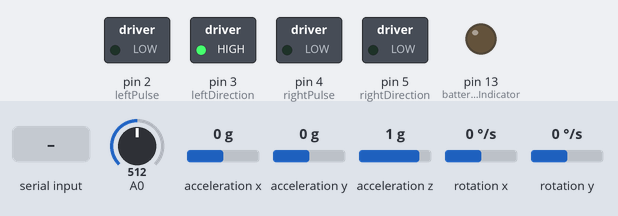
Recording of a sketch running on a simulated Arduino Uno, built with avr-gcc and run on an emulated ATmega328P. Shown: switched loads named in the sketch (green lamp = pin HIGH), output pins drawn as LEDs (lit = HIGH). Wiring (inferred from the names in the program): MPU-6050 motion sensor at I2C address 0x68. Inputs (shaded band) come from the test bench; at power-on: A0 = 512, acceleration x 0 g, acceleration y 0 g, acceleration z 1 g, rotation x 0 °/s, rotation y 0 °/s. What the sketch prints to the serial monitor is not drawn.

Above: at 4.5 s.
4.6 s: A0 set to 639
6.1 s: A0 set to 664
At 6.7 s:
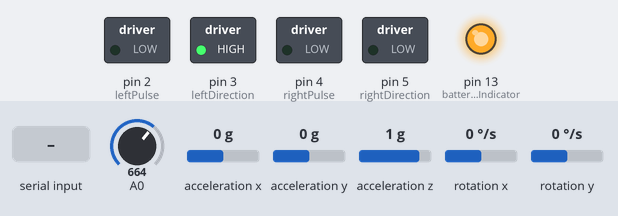
7.6 s: byte 30 received over Serial
At 7.76 s:
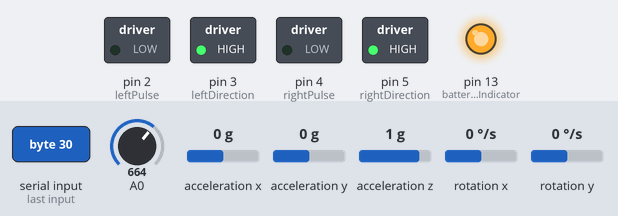
9.4 s: byte 90 received over Serial
At 10.3 s:
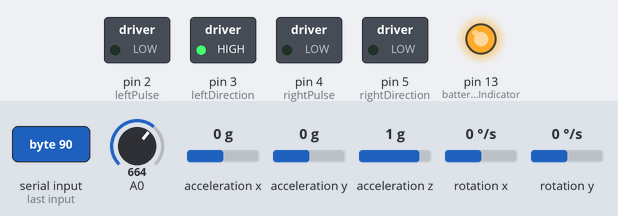
Timing chart, 0 to 12.2 s (numbered marks = the images above; inputs shaded):
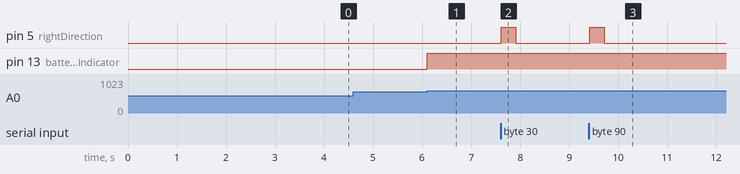

Measured:
- the behaviour switches between 655 and 656 on A0 (found by bisection; images 0 and 1)
- after the input at 4.6 s, every drawn part: stays the same
- after the input at 6.1 s, pin 13 (batteryLowIndicator): LOW → HIGH at once
- after the input at 7.6 s, pin 5 (rightDirection): LOW → HIGH at once, → LOW 0.30 s later
- after the input at 9.4 s, pin 5 (rightDirection): LOW → HIGH at once, → LOW 0.30 s later

The sketch:

SkaterBot.ino
```cpp
// (licence header left out)
//
//  SkaterBot
//

#include "MPU.h"
#include "PID.h"

// Pins
#define batteryLowIndicator 13
#define leftPulse           2
#define leftDirection       3
#define rightPulse          4
#define rightDirection      5

// PID Paramaters
#define pidP      15
#define pidI      1.5
#define pidD      2
#define pidDB     5
#define pidOPMin  -400
#define pidOPMax  400

// Dynamic Paramaters
float turnSpeed = 30;
float maxSpeed = 150;

// State Engine
int robotState;
#define Starting  0
#define Balancing 1

// Battery Monitoring
int   batteryVoltage;
bool  lowBattery;

// Bluetooth Comms
byte  receivedByte;
int   receivedCounter;

// Loop Timing
unsigned long loopTimer;
unsigned long reportCounter;

// Control Variables
float angle;
float outputLeft;
float outputRight;

int leftMotor;
int throttleLeftMotor;
int throttleCounterLeftMotor;
int throttleLeftMotorMemory;

int rightMotor;
int throttleRightMotor;
int throttleCounterRightMotor;
int throttleRightMotorMemory;

// Class Instances
MPU mpu(0x68);          // MPU-6050 I2C address (0x68 or 0x69)
PID pid;

//******************
// SETUP
//******************

void setup() {

  Serial.begin(9600);           //Start the serial port at 9600 bps

    pinMode(batteryLowIndicator, OUTPUT);
    pinMode(leftPulse, OUTPUT);
    pinMode(leftDirection, OUTPUT);
    pinMode(rightPulse, OUTPUT);
    pinMode(rightDirection, OUTPUT);

  //To create a variable pulse for controlling the stepper motors a timer is created that will execute a piece of code (subroutine) every 20us
  //This subroutine is called TIMER2_COMPA_vect
  TCCR2A = 0;                                                               //Make sure that the TCCR2A register is set to zero
  TCCR2B = 0;                                                               //Make sure that the TCCR2A register is set to zero
  TIMSK2 |= (1 << OCIE2A);                                                  //Set the interupt enable bit OCIE2A in the TIMSK2 register
  TCCR2B |= (1 << CS21);                                                    //Set the CS21 bit in the TCCRB register to set the prescaler to 8
  OCR2A = 39;                                                               //The compare register is set to 39 => 20us / (1s / (16.000.000MHz / 8)) - 1
  TCCR2A |= (1 << WGM21);                                                   //Set counter 2 to CTC (clear timer on compare) mode

  // Setup PID
  pid.reset();
  pid.setTuningParameters(pidP, pidI, pidD);
  pid.setDeadband(pidDB);
  pid.setOutputLimited(pidOPMin, pidOPMax);

  // Initialise the MPU
  mpu.initialise();

  // get calibration values
  mpu.getGyroCalibrationValues();

  robotState = Starting;
  loopTimer = micros() + 4000;
}


//******************
// LOOP
//******************

void loop() {

  if (Serial.available()) {
    receivedByte = Serial.read();
    receivedCounter = 0;
  }

  if (receivedCounter <= 25) {
    receivedCounter++;
  }
  else {
    receivedByte = 0x00;
  }

  batteryVoltage = map(analogRead(0),0,1023,0,1250);

  if (batteryVoltage < 1070 && batteryVoltage > 1050) {
    Serial.print("Battery Warning");
  }

  if (batteryVoltage < 1050 && batteryVoltage > 800) {
    digitalWrite(batteryLowIndicator, HIGH);
    lowBattery = true;
    Serial.print("Battery Low");
  }

  // State Machine
  switch (robotState) {
    case Starting:
    {
      angle = mpu.getAccelAngle();
      if (angle > -0.5 && angle < 0.5) {
        mpu.setTiltAngle(angle);
        robotState = Balancing;

      }
      break;
    }
    case Balancing:
    {
      angle = mpu.getTiltAngle();
      if (angle > 30 || angle < -30 || lowBattery) {
        robotState = Starting;
        pid.reset();
      }
      else {
        // Process PID
        pid.processVariable = angle;
        pid.calculate();
      }
      break;
    }
  }

  // Calculate control signals
  outputLeft = pid.output;
  outputRight = pid.output;

  // Turn Left
  if (receivedByte & 0b00000010) {
    outputLeft += turnSpeed;
    outputRight -= turnSpeed;
  }

  // Turn Right
  if (receivedByte & 0b00000001) {
    outputLeft -= turnSpeed;
    outputRight += turnSpeed;
  }

  // Forward
  if (receivedByte & 0b00000100) {
    if (pid.setpoint > -2.5) {
      pid.setpoint -= 0.05;
    }
    if (pid.output > -maxSpeed) {
      pid.setpoint -= 0.005;
    }
  }

  // Reverse
  if (receivedByte & 0b00001000) {
    if (pid.setpoint < 2.5) {
      pid.setpoint += 0.05;
    }
    if (pid.output < maxSpeed) {
      pid.setpoint += 0.005;
    }
  }

  // Not forward or reverse
  if (!(receivedByte & B00001100)) {
    if (pid.setpoint > 0.5) {
      pid.setpoint -= 0.05;
    }
    else if (pid.setpoint < -0.5) {
      pid.setpoint += 0.05;
    }
    else {
      pid.setpoint = 0;
    }
  }

  if (pid.setpoint == 0) {
    if (pid.output < 0) {
      pid.selfBalanceSetpoint += 0.0015;
    }
    if (pid.output > 0) {
      pid.selfBalanceSetpoint -= 0.0015;
    }
  }

  // Motor Calculations

  // Compensate for the non-linear behaviour of the stepper motors
  if (outputLeft > 0) {
    outputLeft = 405 - (1/(outputLeft + 9)) * 5500;
  }
  else if (outputLeft < 0) {
    outputLeft = -405 - (1/(outputLeft - 9)) * 5500;
  }

  if (outputRight > 0) {
    outputRight = 405 - (1/(outputRight + 9)) * 5500;
  }
  else if (outputRight < 0) {
    outputRight = -405 - (1/(outputRight - 9)) * 5500;
  }

  // Calculate the needed pulse time for the left and right stepper motor controllers
  if (outputLeft > 0) {
    leftMotor = 400 - outputLeft;
  }
  else if (outputLeft < 0) {
    leftMotor = -400 - outputLeft;
  }
  else {
    leftMotor = 0;
  }

  if (outputRight > 0) {
    rightMotor = 400 - outputRight;
  }
  else if (outputRight < 0) {
    rightMotor = -400 - outputRight;
  }
  else {
    rightMotor = 0;
  }

  // Copy for interrupt to use
  throttleLeftMotor = leftMotor;
  throttleRightMotor = rightMotor;

  if (reportCounter > 50) {
    reportCounter = 0;

//    Serial.print(angle);
//    Serial.print(",");
//    Serial.print(pid.selfBalanceSetpoint);
//    Serial.print(",");
//    Serial.print(pid.output);
//    Serial.print(",");
//    Serial.print(throttleLeftMotor);
//    Serial.print(",");
//    Serial.print(throttleRightMotor);
//    Serial.println("");
  }

  // Delay 4 milliseconds
  while(loopTimer > micros());
  loopTimer += 4000;
  reportCounter ++;
}

//******************
// INTERUPT HANDLERS
//******************

ISR(TIMER2_COMPA_vect) {

  // Left motor pulse calculations
  throttleCounterLeftMotor ++;                                //Increase the throttle_counter_left_motor variable by 1 every time this routine is executed
  if (throttleCounterLeftMotor > throttleLeftMotorMemory) {   //If the number of loops is larger then the throttle_left_motor_memory variable
    throttleCounterLeftMotor = 0;                             //Reset the throttle_counter_left_motor variable
    throttleLeftMotorMemory = throttleLeftMotor;              //Load the next throttle_left_motor variable
    if (throttleLeftMotorMemory < 0) {                        //If the throttle_left_motor_memory is negative
      PORTD &= 0b11110111;                                    //Set output 3 low to reverse the direction of the stepper controller
      throttleLeftMotorMemory *= -1;                          //Invert the throttle_left_motor_memory variable
    }
    else {
      PORTD |= 0b00001000;                                    // Set output 3 high for a forward direction of the stepper motor
    }
  }
  else if (throttleCounterLeftMotor == 1) {
    PORTD |= 0b00000100;                                      //Set output 2 high to create a pulse for the stepper controller
  }
  else if (throttleCounterLeftMotor == 2) {
    PORTD &= 0b11111011;                                      //Set output 2 low because the pulse only has to last for 20us
  }

  // Right motor pulse calculations
  throttleCounterRightMotor ++;                               //Increase the throttle_counter_right_motor variable by 1 every time the routine is executed
  if (throttleCounterRightMotor > throttleRightMotorMemory) { //If the number of loops is larger then the throttle_right_motor_memory variable
    throttleCounterRightMotor = 0;                            //Reset the throttle_counter_right_motor variable
    throttleRightMotorMemory = throttleRightMotor;            //Load the next throttle_right_motor variable
    if (throttleRightMotorMemory < 0) {                       //If the throttle_right_motor_memory is negative
      PORTD |= 0b00100000;                                    //Set output 5 low to reverse the direction of the stepper controller
      throttleRightMotorMemory *= -1;                         //Invert the throttle_right_motor_memory variable
    }
    else {
      PORTD &= 0b11011111;                                    //Set output 5 high for a forward direction of the stepper motor
    }
  }
  else if (throttleCounterRightMotor == 1) {
    PORTD |= 0b00010000;                                      //Set output 4 high to create a pulse for the stepper controller
  }
  else if (throttleCounterRightMotor == 2) {
    PORTD &= 0b11101111;                                      //Set output 4 low because the pulse only has to last for 20us
  }
}
```

MPU.cpp
```cpp
//
// MPU Class
//

#include "Arduino.h"
#include "MPU.h"

MPU::MPU(int address) {

  busAddress = address;

  Wire.begin();   //Start the I2C bus as master
  TWBR = 12;      //Set the I2C clock speed to 400kHz
}

void MPU::initialise() {

  //reset();
  wakeup();
  setGyroFullScaleRange();
  setAccelFullScaleRange();
  setLowPassFilter();
}

void MPU::getGyroCalibrationValues() {

  int loopCounter;

  for (loopCounter = 0; loopCounter < 500; loopCounter++) {

    gyroYawCalibrationValue += getRotationX();
    gyroPitchCalibrationValue += getRotationY();
    delayMicroseconds(4000);
  }

  gyroYawCalibrationValue /= 500;
  gyroPitchCalibrationValue /= 500;
}

float MPU::getAccelAngle() {

  long accelRawData;
  float accelAngle;

  //Get the Accel Angle
  accelRawData = getAccelerationZ() + accelCalibrationValue;
  constrain(accelRawData, -8200, 8200);
  accelAngle = asin((float)accelRawData / 8200.0) * RAD2DEGREE;
  return accelAngle;
}

void MPU::setTiltAngle(float angle) {

  tiltAngle = angle;
}

float MPU::getTiltAngle() {

  long gyroYawRawData;
  long gyroPitchRawData;
  long accelRawData;
  float accelAngle;

  //Get the Accel Angle
  accelRawData = getAccelerationZ() + accelCalibrationValue;
  constrain(accelRawData, -8200, 8200);
  accelAngle = asin((float)accelRawData / 8200.0) * RAD2DEGREE;

  gyroYawRawData = getRotationX();
  gyroPitchRawData = getRotationY() - gyroPitchCalibrationValue;
  tiltAngle += gyroPitchRawData * 0.000031;  // update with this loops travelled value

  // Compensate for mounting try -0.0000003 or 0.0000003 if required
  gyroYawRawData -= gyroYawCalibrationValue;
  //tiltAngle -= gyroYawRawData * 0.0000003;

  // Correct the drift of the gyro angle with the accelerometer angle
  tiltAngle = tiltAngle * 0.9996 + accelAngle * 0.0004;
  return tiltAngle;
}

void MPU::reset() {

  Wire.beginTransmission(busAddress);
  Wire.write(MPU_REG_PWR_MGMT_1);
  Wire.write(0b10000000);
  Wire.endTransmission();
}

void MPU::wakeup() {

  Wire.beginTransmission(busAddress);
  Wire.write(MPU_REG_PWR_MGMT_1);
  Wire.write(0b00000000);
  Wire.endTransmission();
}

void MPU::setGyroFullScaleRange() {

  Wire.beginTransmission(busAddress);
  Wire.write(MPU_REG_GYRO_CONFIG);
  Wire.write(0b00000000);             // +/- 250 derees per second
  Wire.endTransmission();
}

void MPU::setAccelFullScaleRange() {

  Wire.beginTransmission(busAddress);
  Wire.write(MPU_REG_ACCEL_CONFIG);
  Wire.write(0b00001000);             // +/- 4G
  Wire.endTransmission();
}

void MPU::setLowPassFilter() {

  Wire.beginTransmission(busAddress);
  Wire.write(MPU_REG_CONFIG);
  Wire.write(0b00000011);             // 42/44 Hz
  Wire.endTransmission();
}

long MPU::getRotationX() {

  long value;
  Wire.beginTransmission(busAddress);
  Wire.write(MPU_REG_GYRO_XOUT_H);
  Wire.endTransmission();
  Wire.requestFrom(busAddress, 2);
  value = Wire.read() << 8 | Wire.read();
  return value;
}

long MPU::getRotationY() {

  long value;
  Wire.beginTransmission(busAddress);
  Wire.write(MPU_REG_GYRO_YOUT_H);
  Wire.endTransmission();
  Wire.requestFrom(busAddress, 2);
  value = Wire.read() << 8 | Wire.read();
  return value;
}

long MPU::getRotationZ() {

  long value;
  Wire.beginTransmission(busAddress);
  Wire.write(MPU_REG_GYRO_ZOUT_H);
  Wire.endTransmission();
  Wire.requestFrom(busAddress, 2);
  value = Wire.read() << 8 | Wire.read();
  return value;
}

long MPU::getAccelerationX() {

  long value;
  Wire.beginTransmission(busAddress);
  Wire.write(MPU_REG_ACCEL_XOUT_H);
  Wire.endTransmission();
  Wire.requestFrom(busAddress, 2);
  value = Wire.read() << 8 | Wire.read();
  return value;
}

long MPU::getAccelerationY() {

  long value;
  Wire.beginTransmission(busAddress);
  Wire.write(MPU_REG_ACCEL_YOUT_H);
  Wire.endTransmission();
  Wire.requestFrom(busAddress, 2);
  value = Wire.read() << 8 | Wire.read();
  return value;
}

long MPU::getAccelerationZ() {

  long value;
  Wire.beginTransmission(busAddress);
  Wire.write(MPU_REG_ACCEL_ZOUT_H);
  Wire.endTransmission();
  Wire.requestFrom(busAddress, 2);
  value = Wire.read() << 8 | Wire.read();
  return value;
}
```

MPU.h
```cpp
//
// Mpu Class
//

#ifndef MPU_H
#define MPU_H

#include "Arduino.h"
#include <Wire.h>

#define MPU_REG_CONFIG           0x1A
#define MPU_REG_GYRO_CONFIG      0x1B
#define MPU_REG_ACCEL_CONFIG     0x1C

#define MPU_REG_ACCEL_XOUT_H     0x3B
#define MPU_REG_ACCEL_XOUT_L     0x3C
#define MPU_REG_ACCEL_YOUT_H     0x3D
#define MPU_REG_ACCEL_YOUT_L     0x3E
#define MPU_REG_ACCEL_ZOUT_H     0x3F
#define MPU_REG_ACCEL_ZOUT_L     0x40
#define MPU_REG_GYRO_XOUT_H      0x43
#define MPU_REG_GYRO_XOUT_L      0x44
#define MPU_REG_GYRO_YOUT_H      0x45
#define MPU_REG_GYRO_YOUT_L      0x46
#define MPU_REG_GYRO_ZOUT_H      0x47
#define MPU_REG_GYRO_ZOUT_L      0x48

#define MPU_REG_PWR_MGMT_1       0x6B

#define RAD2DEGREE               57.296;

class MPU
{
  public:
    MPU(int address);
    void initialise();
    void getGyroCalibrationValues();
    float getAccelAngle();
    void setTiltAngle(float angle);
    float getTiltAngle();

  private:
    int   accelCalibrationValue = -187;   // Enter the accelerometer calibration value
    int   busAddress;
    long  gyroYawCalibrationValue;
    long  gyroPitchCalibrationValue;
    float tiltAngle;

  private:
    void reset();
    void wakeup();
    void setGyroFullScaleRange();
    void setAccelFullScaleRange();
    void setLowPassFilter();
    long getRotationX();
    long getRotationY();
    long getRotationZ();
    long getAccelerationX();
    long getAccelerationY();
    long getAccelerationZ();
};

#endif
```

PID.cpp
```cpp
//
// PID Class
//

#include "Arduino.h"
#include "PID.h"

PID::PID() {
  iMemory = 0;
  lastError = 0;
  outputMin = 0;
  outputMax = 100;
  deadband = 0;
}

void PID::reset() {
  output = 0;
  iMemory = 0;
  selfBalanceSetpoint = 0;
}

void PID::setTuningParameters(float p, float i, float d) {
  pTerm = p;
  iTerm = i;
  dTerm = d;
}

void PID::setDeadband(float db) {
  deadband = db;
}

void PID::setOutputLimited(float opMin, float opMax) {
  outputMin = opMin;
  outputMax = opMax;
  iMemory = constrain(output, outputMin, outputMax);
}

float PID::calculate() {

  float error;
  error = processVariable - setpoint - selfBalanceSetpoint;

  // Brake function
  if (output > 10 || output < -10) {
    error += output * 0.015;
  }

  iMemory += iTerm * error;
  iMemory = constrain(iMemory, outputMin, outputMax);

  output = pTerm * error + iMemory + dTerm * (error - lastError);
  output = constrain(output, outputMin, outputMax);

  lastError = error;

  if (output < deadband && output > -deadband) {
    output = 0;
  }
}
```

PID.h
```cpp
//
// PID Class
//

#ifndef PID_H
#define PID_H

#include "Arduino.h"

class PID
{
  public:
    PID();
    void reset();
    void setTuningParameters(float p, float i, float d);
    void setDeadband(float db);
    void setOutputLimited(float opMin, float opMax);
    float calculate();

  private:
    float pTerm;
    float iTerm;
    float dTerm;
    float iMemory;
    float lastError;
    float outputMin;
    float outputMax;
    float deadband;

  public:
    float setpoint;
    float processVariable;
    float output;
    float selfBalanceSetpoint;
};

#endif
```
